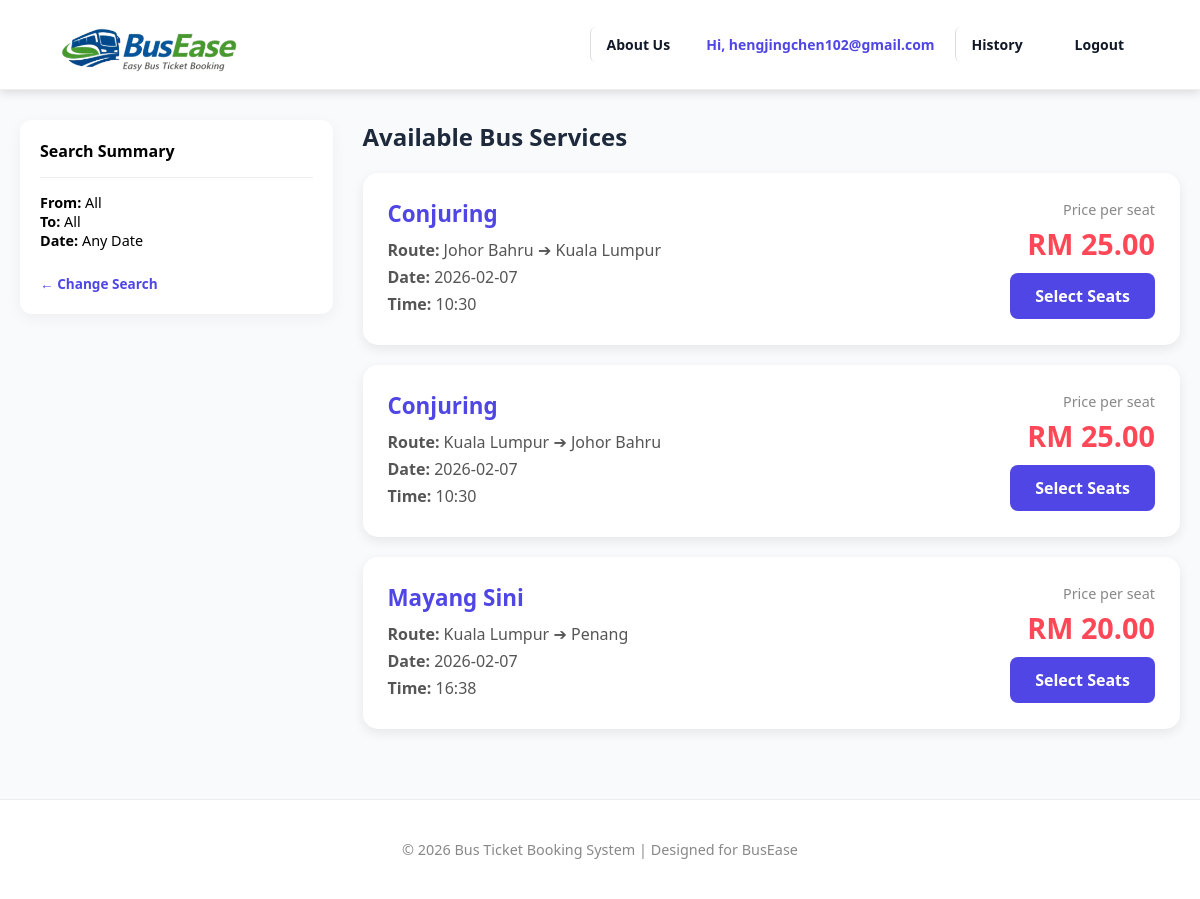
/service_catalogue.php (signed in), run on the app's committed database.
### tables this page shows
CREATE TABLE `buses` (
  `id` int(11) NOT NULL,
  `bus_company` varchar(100) DEFAULT NULL,
  `departure` varchar(100) DEFAULT NULL,
  `destination` varchar(100) DEFAULT NULL,
  `depart_time` varchar(50) DEFAULT NULL,
  `price` decimal(6,2) DEFAULT NULL,
  `travel_date` date DEFAULT NULL,
  `status` tinyint(1) DEFAULT 1
);

### service_catalogue.php (the view, shortened to what this page needs)
<?php
require_once "includes/config.php";
$where = [];
$where[] = "status = 1";
$sql = "SELECT * FROM buses";
if (!empty($where)) {
    $sql .= " WHERE " . implode(" AND ", $where);
}
$result = mysqli_query($conn, $sql);
?>
<!DOCTYPE html>
<html lang="en">
<head>
    <?php include "includes/header.php"; ?>
</head>
<body style="background: #f8fafc;">
<?php include "includes/navbar.php"; ?>
<div class="container">
    <div class="content-layout">
        <aside class="filter-panel">
            <h4 style="margin-top:0;">Search Summary</h4>
            <hr style="border:0; border-top:1px solid #eee; margin:15px 0;">
            <p style="font-size:0.9rem;"><b>From:</b> <?= (isset($_GET['from_loc']) && $_GET['from_loc'] !== '') ? htmlspecialchars($_GET['from_loc']) : 'All' ?></p>
            <p style="font-size:0.9rem;"><b>To:</b> <?= (isset($_GET['to_loc']) && $_GET['to_loc'] !== '') ? htmlspecialchars($_GET['to_loc']) : 'All' ?></p>
            <p style="font-size:0.9rem;"><b>Date:</b> <?= (isset($_GET['date']) && $_GET['date'] !== '') ? htmlspecialchars($_GET['date']) : 'Any Date' ?></p>
            <br>
            <a href="homepage.php" style="color:#4f46e5; text-decoration:none; font-size:0.85rem; font-weight:bold;">← Change Search</a>
        </aside>
        <main class="main-content">
            <h2 style="margin-bottom: 20px; color: #1e293b;">Available Bus Services</h2>
            <section class="bus-list">
                <?php if (mysqli_num_rows($result) > 0): ?>
                    <?php while($row = mysqli_fetch_assoc($result)): ?>
                        <div class="bus-card">
                            <div class="bus-info">
                                <h3><?= htmlspecialchars($row['bus_company'] ?? 'Express Bus') ?></h3>
                                <p><strong>Route:</strong> <?= htmlspecialchars($row['departure']) ?> ➔ <?= htmlspecialchars($row['destination']) ?></p>
                                <p><strong>Date:</strong> <?= $row['travel_date'] ?></p>
                                <p><strong>Time:</strong> <?= $row['depart_time'] ?></p>
                            </div>
                            <div class="price-section">
                                <p style="color:#888; margin:0; font-size:0.9rem;">Price per seat</p>
                                <h2>RM <?= number_format($row['price'], 2) ?></h2>
                                <a href="select_seat.php?id=<?= $row['id'] ?>" class="view-btn">Select Seats</a>
                            </div>
                        </div>
                    <?php endwhile; ?>
                <?php endif; ?>
            </section>
        </main>
    </div>
</div>
<?php include "includes/footer.php"; ?>
</body>
</html>

### css/style2.css (style rules this page uses)
:root { --primary-color: #1a56db; --primary-hover: #1e429f; --text-main: #111827; --text-muted: #6b7280; --bg-light: #f5f7fb; --line-color: #e5e7eb; --white: #ffffff; }
* { margin: 0; padding: 0; box-sizing: border-box; font-family: 'Segoe UI', Arial, sans-serif; }
.container { max-width: 1200px; margin: 0 auto; padding: 0 20px; width: 100%; }

### includes/header.php (style rules this page uses)
body { font-family: 'Segoe UI', Arial, sans-serif; background-color: #f8fafc; margin: 0; }

### service_catalogue.php (style rules this page uses)
.content-layout { display: flex; gap: 30px; margin-top: 30px; min-height: 60vh; }
.filter-panel { flex: 1; background: #fff; padding: 20px; border-radius: 12px; height: fit-content; box-shadow: 0 4px 15px rgba(0,0,0,0.05); }
.main-content { flex: 3; }
.bus-card { background: #fff; border-radius: 15px; padding: 25px; margin-bottom: 20px; display: flex; justify-content: space-between; align-items: center; box-shadow: 0 4px 12px rgba(0,0,0,0.08); transition: 0.3s; }
.bus-info h3 { color: #4f46e5; margin: 0 0 10px 0; font-size: 1.4rem; }
.bus-info p { margin: 5px 0; color: #555; }
.price-section { text-align: right; }
.price-section h2 { color: #ff4757; font-size: 1.8rem; margin: 5px 0 10px 0; }
.view-btn { background: #4f46e5; color: #fff; padding: 12px 25px; border-radius: 8px; text-decoration: none; font-weight: bold; display: inline-block; }

### data on the page
buses: bus_company "Conjuring", departure "Johor Bahru", destination "Kuala Lumpur", travel_date "2026-02-07", depart_time "10:30", price "25.00"
buses: bus_company "Conjuring", departure "Kuala Lumpur", destination "Johor Bahru", travel_date "2026-02-07", depart_time "10:30", price "25.00"
buses: bus_company "Mayang Sini", departure "Kuala Lumpur", destination "Penang", travel_date "2026-02-07", depart_time "16:38", price "20.00"

### other printed values
$_SESSION['user'] "hengjingchen102@gmail.com"
